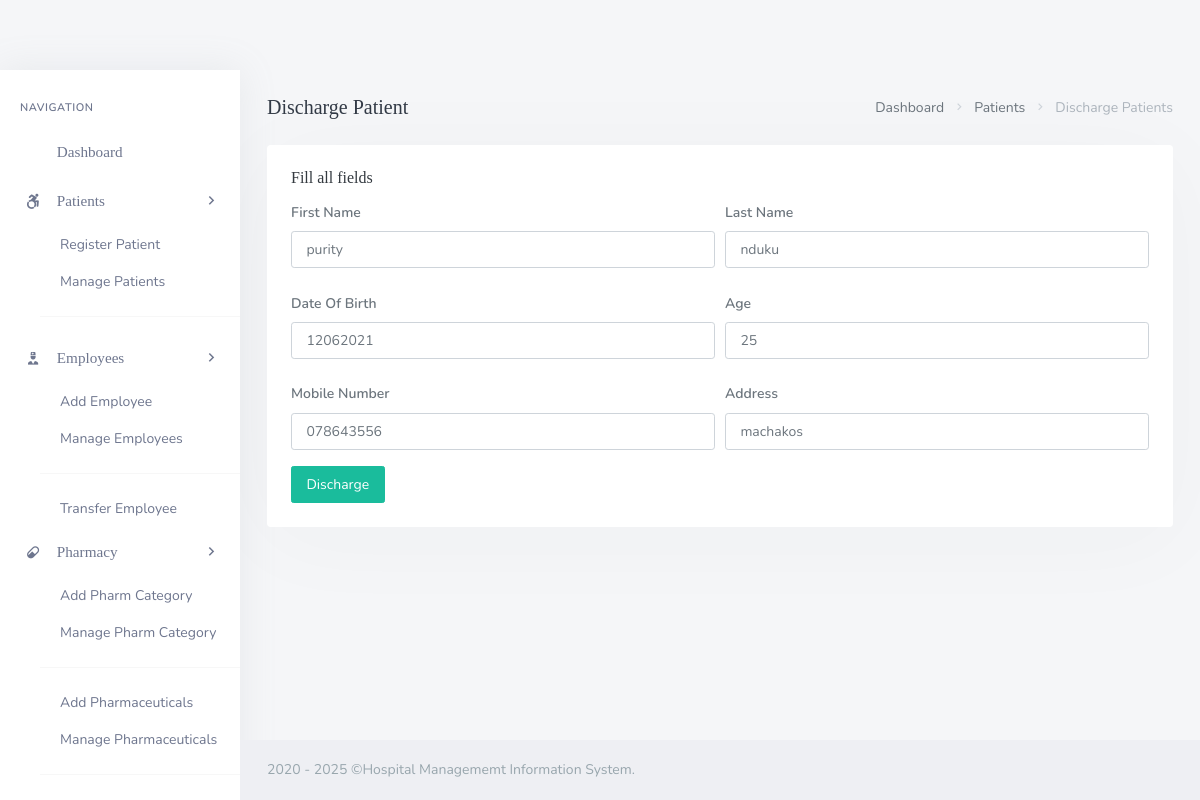
The app's page /backend/admin/his_admin_discharge_single_patient.php?pat_id=6, older data.
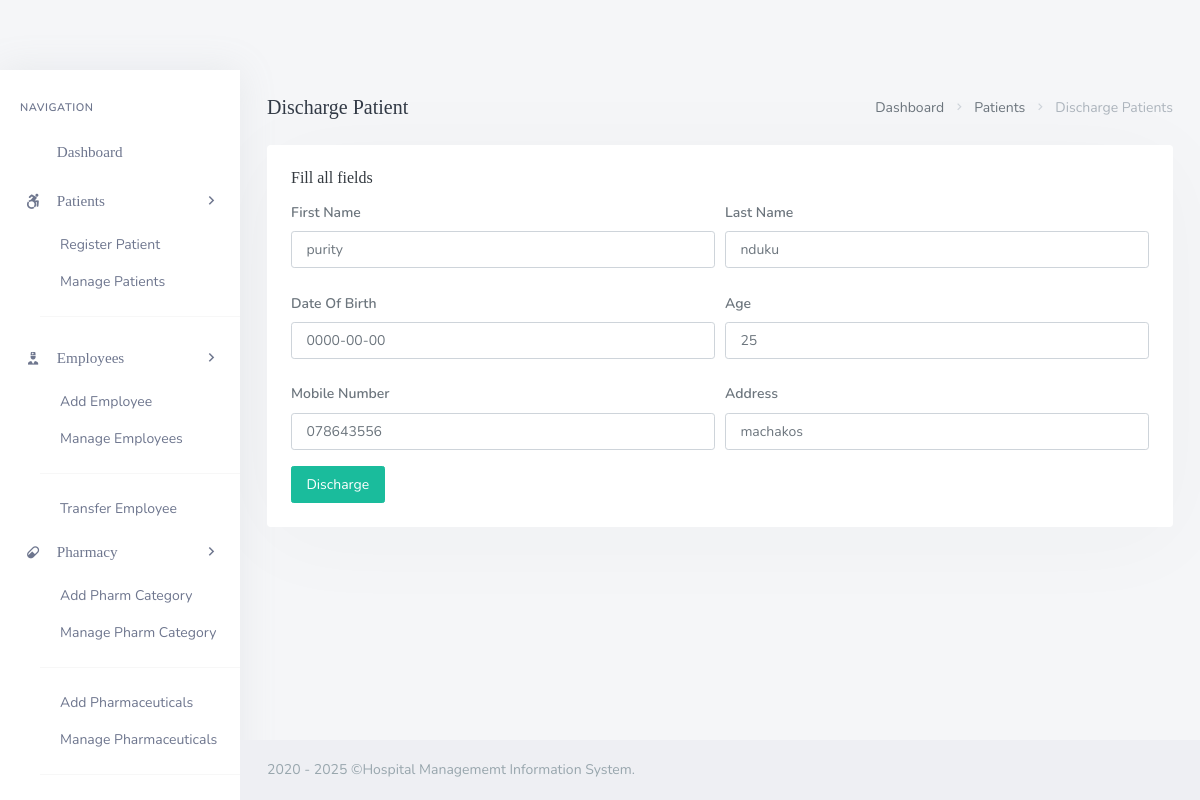
The same page, newer data.
### tables this page shows
CREATE TABLE `his_patients` (
  `pat_id` int(20) NOT NULL,
  `pat_fname` varchar(200) DEFAULT NULL,
  `pat_lname` varchar(200) DEFAULT NULL,
  `pat_dob` date DEFAULT NULL,
  `pat_age` int(3) DEFAULT NULL,
  `pat_number` varchar(200) DEFAULT NULL,
  `pat_addr` varchar(200) DEFAULT NULL,
  `pat_phone` varchar(200) NOT NULL,
  `pat_type` varchar(200) DEFAULT NULL,
  `pat_dept` varchar(200) DEFAULT NULL,
  `pat_doc_id` int(20) DEFAULT NULL,
  `pat_date_joined` timestamp(6) NOT NULL DEFAULT current_timestamp(6) ON UPDATE current_timestamp(6),
  `pat_ailment` varchar(200) DEFAULT NULL,
  `pat_discharge_status` varchar(200) DEFAULT NULL
);

### backend/admin/his_admin_discharge_single_patient.php (the view, shortened to what this page needs)
<?php
	include('assets/inc/config.php');
?>
<!DOCTYPE html>
<html lang="en">
    <?php include('assets/inc/head.php');?>
    <body>
        <div id="wrapper">
            <?php include("assets/inc/sidebar.php");?>
            <div class="content-page">
                <div class="content">
                    <div class="container-fluid">
                        <div class="row">
                            <div class="col-12">
                                <div class="page-title-box">
                                    <div class="page-title-right">
                                        <ol class="breadcrumb m-0">
                                            <li class="breadcrumb-item"><a href="his_admin_dashboard.php">Dashboard</a></li>
                                            <li class="breadcrumb-item"><a href="javascript: void(0);">Patients</a></li>
                                            <li class="breadcrumb-item active">Discharge Patients</li>
                                        </ol>
                                    </div>
                                    <h4 class="page-title">Discharge Patient</h4>
                                </div>
                            </div>
                        </div>
                        <?php
                            $pat_id=$_GET['pat_id'];
                            $ret="SELECT  * FROM his_patients WHERE pat_id=?";
                            $stmt= $mysqli->prepare($ret) ;
                            $stmt->bind_param('i',$pat_id);
                            $stmt->execute() ;
                            $res=$stmt->get_result();
                            while($row=$res->fetch_object())
                            {
                        ?>
                        <div class="row">
                            <div class="col-12">
                                <div class="card">
                                    <div class="card-body">
                                        <h4 class="header-title">Fill all fields</h4>
                                        <form method="post">
                                            <div class="form-row">
                                                <div class="form-group col-md-6">
                                                    <label for="inputEmail4" class="col-form-label">First Name</label>
                                                    <input type="text" required="required" value="<?php echo $row->pat_fname;?>" name="pat_fname" class="form-control" id="inputEmail4" placeholder="Patient's First Name">
                                                </div>
                                                <div class="form-group col-md-6">
                                                    <label for="inputPassword4" class="col-form-label">Last Name</label>
                                                    <input required="required" type="text" value="<?php echo $row->pat_lname;?>" name="pat_lname" class="form-control"  id="inputPassword4" placeholder="Patient`s Last Name">
                                                </div>
                                            </div>
                                            <div class="form-row">
                                                <div class="form-group col-md-6">
                                                    <label for="inputEmail4" class="col-form-label">Date Of Birth</label>
                                                    <input type="text" required="required" value="<?php echo $row->pat_dob;?>" name="pat_dob" class="form-control" id="inputEmail4" placeholder="DD/MM/YYYY">
                                                </div>
                                                <div class="form-group col-md-6">
                                                    <label for="inputPassword4" class="col-form-label">Age</label>
                                                    <input required="required" type="text" value="<?php echo $row->pat_age;?>" name="pat_age" class="form-control"  id="inputPassword4" placeholder="Patient`s Age">
                                                </div>
                                            </div>
                                            <div class="form-row">
                                                <div class="form-group col-md-6">
                                                    <label for="inputCity" class="col-form-label">Mobile Number</label>
                                                    <input required="required" type="text" value="<?php echo $row->pat_phone;?>" name="pat_phone" class="form-control" id="inputCity">
                                                </div>
                                                <div class="form-group col-md-6">
                                                    <label for="inputCity" class="col-form-label">Address</label>
                                                    <input required="required" type="text" value="<?php echo $row->pat_addr;?>" name="pat_phone" class="form-control" id="inputCity">
                                                </div>
                                            </div>
                                            <button type="submit" name="discharge_patient" class="ladda-button btn btn-success" data-style="expand-right">Discharge</button>
                                        </form>
                                    </div>
                                </div>
                            </div>
                        </div>
                        <?php  }?>
                    </div>
                </div>
                <?php include('assets/inc/footer.php');?>
            </div>
        </div>
    </body>
</html>

### backend/admin/assets/inc/sidebar.php (shortened to what this page needs)
<div class="left-side-menu">
                <div class="slimscroll-menu">
                    <div id="sidebar-menu">
                        <ul class="metismenu" id="side-menu">
                            <li class="menu-title">Navigation</li>
                            <li>
                                <a href="his_admin_dashboard.php">
                                    <i class="fe-airplay"></i>
                                    <span> Dashboard </span>
                                </a>
                            </li>
                            <li>
                                <a href="javascript: void(0);">
                                    <i class="fab fa-accessible-icon "></i>
                                    <span> Patients </span>
                                    <span class="menu-arrow"></span>
                                </a>
                                <ul class="nav-second-level" aria-expanded="false">
                                    <li>
                                        <a href="his_admin_register_patient.php">Register Patient</a>
                                    </li>
                                    <li>
                                        <a href="his_admin_manage_patient.php">Manage Patients</a>
                                    </li>
                                    <hr>
                                </ul>
                            </li>
                            <li>
                                <a href="javascript: void(0);">
                                    <i class="mdi mdi-doctor"></i>
                                    <span> Employees </span>
                                    <span class="menu-arrow"></span>
                                </a>
                                <ul class="nav-second-level" aria-expanded="false">
                                    <li>
                                        <a href="his_admin_add_employee.php">Add Employee</a>
                                    </li>
                                    <li>
                                        <a href="his_admin_manage_employee.php">Manage Employees</a>
                                    </li>
                                    <hr>
                                    <li>
                                        <a href="his_admin_transfer_employee.php">Transfer Employee</a>
                                    </li>
                                </ul>
                            </li>
                            <li>
                                <a href="javascript: void(0);">
                                    <i class="mdi mdi-pill"></i>
                                    <span> Pharmacy </span>
                                    <span class="menu-arrow"></span>
                                </a>
                                <ul class="nav-second-level" aria-expanded="false">
                                    <li>
                                        <a href="his_admin_add_pharm_cat.php">Add Pharm Category</a>
                                    </li>
                                    <li>
                                        <a href="his_admin_manage_pharm_cat.php">Manage Pharm Category</a>
                                    </li>
                                    <hr>
                                    <li>
                                        <a href="his_admin_add_pharmaceuticals.php">Add Pharmaceuticals</a>
                                    </li>
                                    <li>
                                        <a href="his_admin_manage_pharmaceuticals.php">Manage Pharmaceuticals</a>
                                    </li>
                                    <hr>
                                    <li>
                                        <a href="his_admin_add_presc.php">Add Prescriptions</a>
                                    </li>
                                </ul>
                            </li>
                        </ul>
                    </div>
                </div>
            </div>

### backend/admin/assets/inc/footer.php
<footer class="footer">
    <div class="container-fluid">
        <div class="row">
            <div class="col-md-12">
                2020 - <?php echo date('Y'); ?> &copy;Hospital Managememt Information System.
            </div>
        </div>
    </div>
</footer>

Row changes from the older to the newer data that the page shows:
changed his_patients "purity": pat_dob "12062021" → "0000-00-00"
